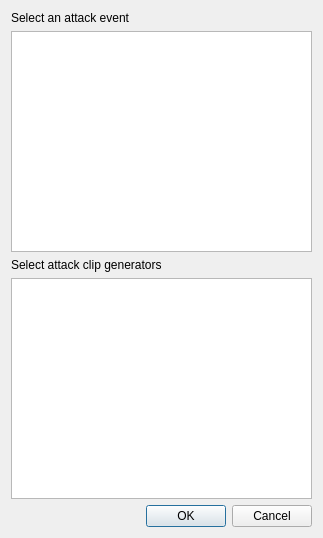
<?xml version="1.0" encoding="UTF-8"?>
<ui version="4.0">
 <class>AttackClipChooser</class>
 <widget class="QDialog" name="AttackClipChooser">
  <property name="geometry">
   <rect>
    <x>0</x>
    <y>0</y>
    <width>323</width>
    <height>538</height>
   </rect>
  </property>
  <property name="windowTitle">
   <string>Add new attack</string>
  </property>
  <layout class="QVBoxLayout" name="verticalLayout">
   <item>
    <widget class="QLabel" name="label">
     <property name="text">
      <string>Select an attack event</string>
     </property>
    </widget>
   </item>
   <item>
    <widget class="QListView" name="attackEventsListView">
     <property name="editTriggers">
      <set>QAbstractItemView::NoEditTriggers</set>
     </property>
    </widget>
   </item>
   <item>
    <widget class="QLabel" name="label_2">
     <property name="text">
      <string>Select attack clip generators</string>
     </property>
    </widget>
   </item>
   <item>
    <widget class="QListView" name="clipListView">
     <property name="editTriggers">
      <set>QAbstractItemView::NoEditTriggers</set>
     </property>
     <property name="selectionMode">
      <enum>QAbstractItemView::MultiSelection</enum>
     </property>
    </widget>
   </item>
   <item>
    <widget class="QDialogButtonBox" name="buttonBox">
     <property name="orientation">
      <enum>Qt::Horizontal</enum>
     </property>
     <property name="standardButtons">
      <set>QDialogButtonBox::Cancel|QDialogButtonBox::Ok</set>
     </property>
    </widget>
   </item>
  </layout>
 </widget>
 <resources/>
 <connections>
  <connection>
   <sender>buttonBox</sender>
   <signal>accepted()</signal>
   <receiver>AttackClipChooser</receiver>
   <slot>accept()</slot>
   <hints>
    <hint type="sourcelabel">
     <x>248</x>
     <y>254</y>
    </hint>
    <hint type="destinationlabel">
     <x>157</x>
     <y>274</y>
    </hint>
   </hints>
  </connection>
  <connection>
   <sender>buttonBox</sender>
   <signal>rejected()</signal>
   <receiver>AttackClipChooser</receiver>
   <slot>reject()</slot>
   <hints>
    <hint type="sourcelabel">
     <x>316</x>
     <y>260</y>
    </hint>
    <hint type="destinationlabel">
     <x>286</x>
     <y>274</y>
    </hint>
   </hints>
  </connection>
 </connections>
</ui>
